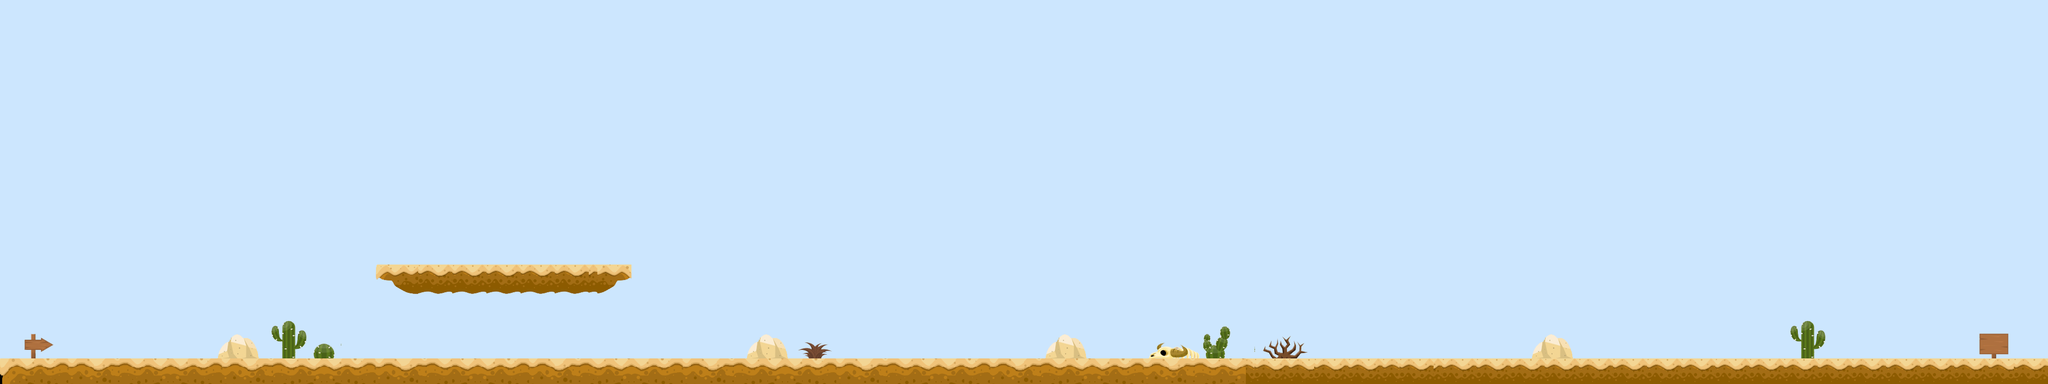

Rendered tile map (Tiled .tmx) drawn with the repository's tilesets; below, a short description and the map source with its tile grids summarised:
An orthogonal 240x45 tile map with 16x16 px tiles, 2 tile layers (bg, objects), 3 tilesets and 8 objects.

<map version="1.0" tiledversion="1.0.2" orientation="orthogonal" renderorder="right-down" width="240" height="45" tilewidth="16" tileheight="16" nextobjectid="30">
 <tileset firstgid="1" source="untitled.tsx" />
 <tileset firstgid="530" source="cenarioMapa1.tsx" />
 <tileset firstgid="1956" source="untitled.tsx" />
 <layer name="bg" width="240" height="45">
  <data>[10800 cells, 10800 non-empty, 74 distinct tile ids]</data>
 </layer>
 <layer name="objects" width="240" height="45">
  <data>[10800 cells, 10800 non-empty, 287 distinct tile ids]</data>
 </layer>
 <objectgroup name="ground">
  <object id="1" x="-4" y="671.83" width="3844" height="81.5" />
 </objectgroup>
 <objectgroup name="air">
  <object id="2" x="752.333" y="496.17" width="383.333" height="51.8333" />
  <object id="4" x="-116" y="220" width="116" height="536" />
  <object id="6" x="3840" y="172" width="136" height="588" />
  <object id="18" x="1136.5" y="495.75" width="47" height="32.25" />
  <object id="23" x="1116.5" y="510.5" width="37.25" height="32">
   <ellipse />
  </object>
  <object id="27" x="773.75" y="541.625" width="36.5" height="30.75" rotation="180">
   <ellipse />
  </object>
  <object id="28" x="753.75" y="524.625" width="48.25" height="28.5" rotation="180" />
 </objectgroup>
 <objectgroup name="tatu" />
 <objectgroup name="homem" />
 <objectgroup name="jaguatirica" />
</map>
